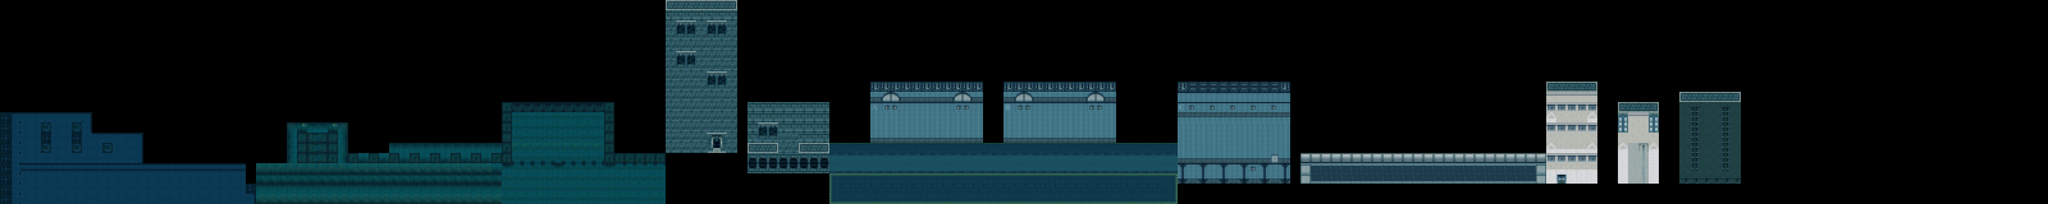

Tiled map render using the project's own tile images. Description and the map definition, with tile-layer contents summarised, below:
An orthogonal 200x20 tile map with 64x64 px tiles, 1 tile layer (Capa de patrones 1).

<map version="1.2" tiledversion="1.3.1" orientation="orthogonal" renderorder="right-down" compressionlevel="0" width="200" height="20" tilewidth="64" tileheight="64" infinite="0" nextlayerid="2" nextobjectid="1">
 <tileset firstgid="1" name="b88de1b111daedfce7da2198ad4e4917" tilewidth="64" tileheight="64" tilecount="1024" columns="32">
  <image source="../Images/b88de1b111daedfce7da2198ad4e4917.jpg" trans="ba7a12" width="2048" height="2048" />
 </tileset>
 <layer id="1" name="Capa de patrones 1" width="200" height="20">
  <data>[4000 cells, 1254 non-empty, 71 distinct tile ids]</data>
 </layer>
</map>